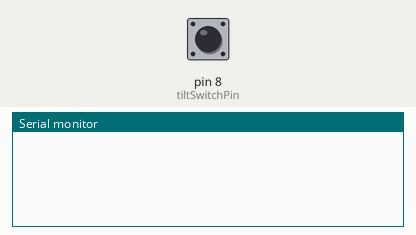
Simulated run of this sketch. Board: Arduino Uno, built with avr-gcc and run on an emulated ATmega328P. Parts: the last lines printed to the serial monitor. Inputs (shaded band) come from the test bench; at power-on: pin 8 (tiltSwitchPin) LOW.

Above: at 1.2 s.
1.3 s: pin 8 (tiltSwitchPin) pulled HIGH for 0.15 s
At 1.46 s:
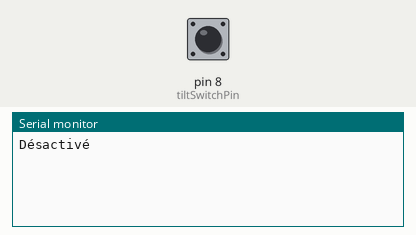
At 2.5 s:
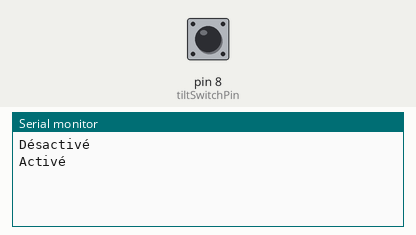

Measured:
- after the input at 1.3 s, the serial monitor: prints a new line at once (image 1)

The sketch:

tilt_switch_simple.ino
```cpp
const int tiltSwitchPin = 8; // Définir le numéro de broche du capteur tilt switch
int previousTiltSwitchState = LOW; // Stocker l'état précédent du capteur tilt switch

void setup() {
  Serial.begin(9600); // Initialiser la communication série
  pinMode(tiltSwitchPin, INPUT); // Configurer la broche du capteur tilt switch en entrée
}

void loop() {
  int tiltSwitchState = digitalRead(tiltSwitchPin); // Lire l'état du capteur tilt switch

  if (tiltSwitchState != previousTiltSwitchState) { // Si l'état du capteur tilt switch a changé
    previousTiltSwitchState = tiltSwitchState; // Stocker le nouvel état du capteur tilt switch
    if (tiltSwitchState == HIGH) { // Si le capteur tilt switch est activé
      Serial.println("Désactivé"); // Envoyer un message "Activé" à la console
    } else { // Sinon, si le capteur tilt switch est désactivé
      Serial.println("Activé"); // Envoyer un message "Désactivé" à la console
    }
  }

  delay(100); // Attendre un court instant avant de vérifier à nouveau l'état du capteur
}
```
